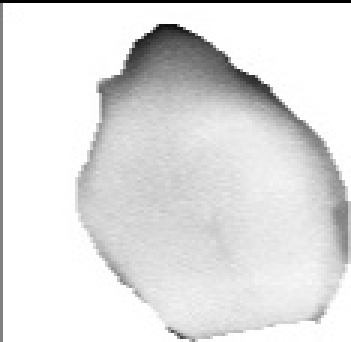
#> input picture SyntheticImage/data/0006.jpg, 117 x 114 px, given in place of 0046.jpg, which was not available (shown 3 times larger)
$ jupyter execute --allow-errors 'SyntheticImage - scale.ipynb'
#> lines starting #> are read from the running program, lines starting #| are printed output that depends on the picture; pictures that were not available may be replaced by others from this repository, and a replacement may not be noted
[cell 1]
import glob
import cv2
import pandas as pd
from skimage import io
from skimage import transform as trf
from scipy import ndimage
from PIL import Image
import os
import matplotlib.pyplot as plt
import random
import numpy as np
import imutils
import json

[cell 2]
# [5 lines left out: function plot_image, not called in this run]

[cell 3]
#Read CSV file of annotation mask
df_csv=pd.read_csv('./data/via_export_csv.csv')
#> (reads SyntheticImage/data/via_export_csv.csv from the repository)
df_csv.head()

#df_csv.region_shape_attributes[0]

[cell 4]
idx=df_csv[df_csv.filename=='0003.jpg'].index.item()
idx
my_attr=json.loads(df_csv.region_shape_attributes[idx])
type(my_attr)

[cell 5]
def getXYAttributes(image_fileName,scale=1.0):
    #getIndexrowinDataframe
    idx=df_csv[df_csv.filename==image_fileName].index.item()
    region_shape_dictionary=json.loads(df_csv.region_shape_attributes[idx])
    XY_List=[]
    for x,y in zip(region_shape_dictionary.get('all_points_x'),region_shape_dictionary.get('all_points_y')):
        XY_List.append([int(x*scale),int(y*scale)])
    return XY_List

[cell 6]
data_set_image_path='./data'
image_paths=glob.glob(os.path.join(data_set_image_path,"","*.JPG"))
image_paths[:3]

[cell 7]
image_black=np.zeros((480,640,3),dtype=np.int32)
image_black=image_black#+80
#plt.imshow(image_raw)
cv2.imwrite('blind_image.jpg',image_black)


image_raw=cv2.imread('blind_image.jpg')
plt.imshow(image_raw)

[cell 8]
file_idx=10
#> (the rest of this cell did not finish here and is left out)

#> (a cell that did not finish here is left out)

[cell 10]
scale=0.4
#> (the rest of this cell did not finish here and is left out)

[cell 11]
#poly

[cell 12]
#help(cv2.seamlessClone)
#This section will create methods to generate the synthetic images and annotation
np.random.seed(213)

[cell 13]
# [6 lines of commented-out code are left out]

def getImageDetails(num_images,list_image_filename,background_image_shape,replace=False):
    #Create list of random images

    image_files=np.random.choice(list_image_filename,num_images,replace=replace)

    #create the image list
    image_list=[]
    for count in range(0,num_images,1):
        scale_choice=np.random.choice([0.95,1.0,0.8])
        img=cv2.imread(os.path.join('./data','',image_files[count]))
        img_resize=cv2.resize(img,None,fx=scale,fy=scale)
        XY_property=getXYAttributes(image_files[count],scale=scale_choice)
        #poly=np.array([XY_property])
        center_paste=getPasteLocation(img_resize,background_image_shape)
        #image_list.append([img,poly,center_paste])
        image_list.append([img_resize,XY_property,center_paste])

    return image_list

[cell 14]
#Getting the Probable locations(points) in synthetic image where particle can be pasted
# Particle have to have suffiecient distance margin from boundaries else seamlessclone() method fails

def getPasteLocation(particle_img,background_image_shape):

    background_width,background_height=background_image_shape[1],background_image_shape[0]
    return_list=[] # Append with [image,XY center] , center should be filled with tuples(X,Y)

    particle_width,particle_height=particle_img.shape[1],particle_img.shape[0]
    #Range for width with allowance of 1 pixel
    width_min=int(particle_width/2)+1
    width_max=background_width-int(particle_width/2)-1

    #Range for height with allowance of 1 pixel
    height_min=int(particle_height/2)+1
    height_max=background_height-int(particle_height/2)-1

    choice_X=random.randrange(width_min,width_max)
    choice_Y=random.randrange(height_min,height_max)

    return (choice_X,choice_Y)

[cell 15]
#Drawing boxes around the particle
# [27 lines left out: function getBoundingBox, not called in this run]

[cell 16]
# [16 lines left out: function writeAnnotation, not called in this run]

[cell 17]
#Sample to test if getImageDetails() method is working as expected
# It is taking image and its polygon points in return
#These polygon point is required to create mask when we paste the particle in Synthetic image
#If we keep refreshing this cell we will get new images
flls=list(df_csv.filename)
#> (the rest of this cell did not finish here and is left out)

#> in getImageDetails, img is the input picture: shape (114, 117, 3); min 0, max 255, mean 224.5
#> in getImageDetails, `img_resize=cv2.resize(img,None,fx=scale,fy=scale)`:
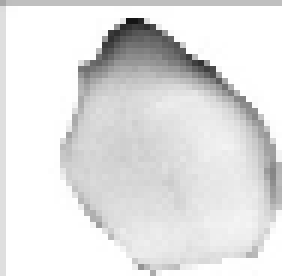
#> img_resize: shape (46, 47, 3) (shown 6 times larger); min 21, max 255, mean 226
#> in getImageDetails, `center_paste=getPasteLocation(img_resize,background_image_shape)`: center_paste = (418, 412)
#> pass 2 of the loop in getImageDetails, `for count in range(0,num_images,1):`:
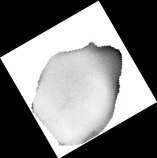
#> input picture SyntheticImage/data/0007.jpg, 157 x 158 px, given in place of 0099.jpg, which was not available
#> in getImageDetails, img is the input picture: shape (158, 157, 3); min 0, max 255, mean 122.4
#> in getImageDetails, `img_resize=cv2.resize(img,None,fx=scale,fy=scale)`:
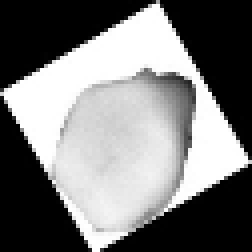
#> img_resize: shape (63, 63, 3) (shown 4 times larger); min 0, max 255, mean 122.4
#> center_paste = (462, 52)
#> pass 3 of the loop in getImageDetails, `for count in range(0,num_images,1):`:
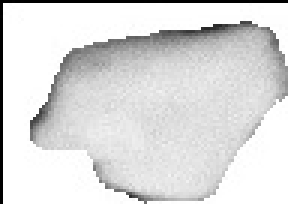
#> input picture SyntheticImage/data/0002.jpg, 96 x 68 px (shown 3 times larger)
#> in getImageDetails, img is the input picture: shape (68, 96, 3); min 0, max 255, mean 220.2
#> in getImageDetails, `img_resize=cv2.resize(img,None,fx=scale,fy=scale)`:
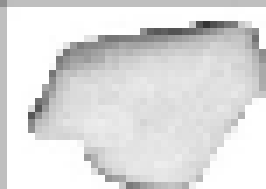
#> img_resize: shape (27, 38, 3) (shown 7 times larger); min 52, max 255, mean 221.8
#> center_paste = (285, 275)
#> the loop made 6 passes; the first 3 are shown
img_test=img_fl[0][0]
XY_polly=np.array([img_fl[0][1]])
#XY_polly
img_test=cv2.polylines(img_test,[XY_polly],True,(0,0,255))
plt.imshow(img_test)

[cell 18]
#Testing the above codes by generating 1 image with 30 particles in it
particle_file_name=list(df_csv.filename)
#> particle_file_name = 131 items, first 6: '0001.jpg', '0002.jpg', '0003.jpg', '0004.jpg', '0005.jpg', '0006.jpg'
#> (the rest of this cell did not finish here and is left out)

#len(particle_details)
#Creating list of images
#particle_images=[]

#Initializing the outputImage
output=image_raw.copy()


for detail in particle_details:

    particle_image=detail[0]
    particle_poly=detail[1]
    particle_center=detail[2]

    src_mask=np.zeros(particle_image.shape,particle_image.dtype)
    #print(type(src_mask))


    poly=np.array([particle_poly])
   # print(poly)
    #FillingMask
    cv2.fillPoly(src_mask, [poly], (255, 255, 255))

    src=particle_image
    dst=output
    center=particle_center
    output = cv2.seamlessClone(src, dst, src_mask, center,0, cv2.NORMAL_CLONE) # Very Important code line
    output=cv2.GaussianBlur(output,(3,3),0)
    boundingbox=getBoundingBox(particle_poly,center)
    #output=cv2.rectangle(output,(boundingbox[0][0],boundingbox[0][1]),(boundingbox[1][0],boundingbox[1][1]),(255,0,0),2)


plt.imshow(output)


#plt.imshow(pp)

[cell 19]
#Batch Saving File with annotation
save_path_image=os.path.join('./processed','image_test','')
save_path_label=os.path.join('./processed','label','')


#Initialize the variables
num_sample=50
particle_file_name=list(df_csv.filename)


#> (the rest of this cell did not finish here and is left out)
